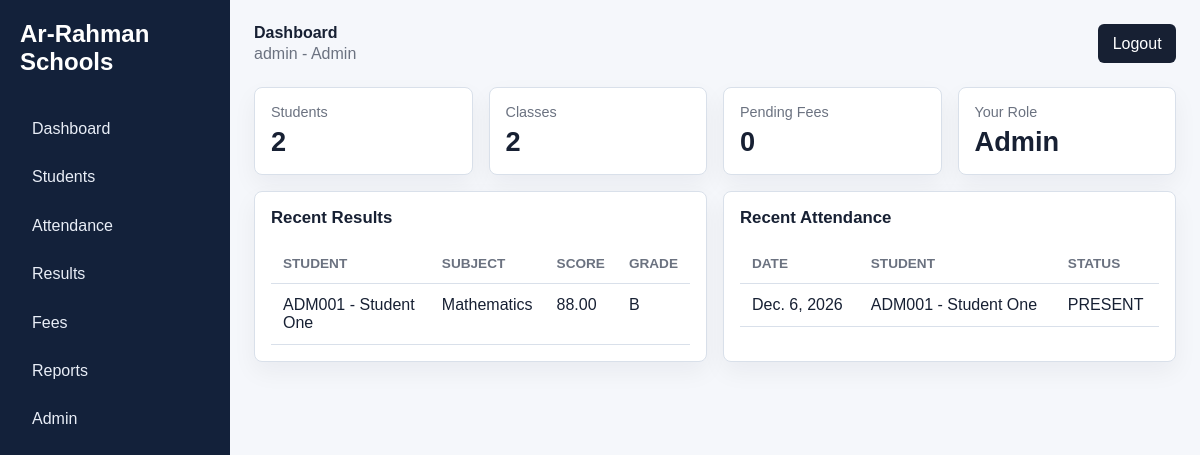
Screenshot of / (signed in) with the database file from the repository.
### accounts/models.py (models this page shows, shortened)
class User(AbstractUser):
    class Role(models.TextChoices):
        ADMIN = "ADMIN", "Admin"
        TEACHER = "TEACHER", "Teacher"
        STUDENT = "STUDENT", "Student"
    role = models.CharField(max_length=20, choices=Role.choices, default=Role.STUDENT)
    @property
    def is_admin_role(self):
        return self.role == self.Role.ADMIN or self.is_superuser
    @property
    def is_student_role(self):
        return self.role == self.Role.STUDENT

### academics/models.py (models this page shows, shortened)
class GradeResult(models.Model):
    student = models.ForeignKey(StudentProfile, on_delete=models.CASCADE, related_name="results")
    subject = models.ForeignKey(Subject, on_delete=models.PROTECT, related_name="results")
    term = models.CharField(max_length=60)
    score = models.DecimalField(max_digits=5, decimal_places=2, validators=[MinValueValidator(0), MaxValueValidator(100)])
    remarks = models.CharField(max_length=255, blank=True)
    class Meta:
        unique_together = ("student", "subject", "term")
        ordering = ["student__admission_no", "term", "subject__name"]
    @property
    def letter_grade(self):
        score = float(self.score)
        if score >= 90:
            return "A"
        if score >= 80:
            return "B"
        if score >= 70:
            return "C"
        if score >= 60:
            return "D"
        return "F"

class StudentProfile(models.Model):
    user = models.OneToOneField(settings.AUTH_USER_MODEL, on_delete=models.CASCADE, related_name="student_profile")
    admission_no = models.CharField(max_length=30, unique=True)
    school_class = models.ForeignKey(SchoolClass, on_delete=models.PROTECT, related_name="students")
    guardian_name = models.CharField(max_length=120)
    guardian_phone = models.CharField(max_length=30)
    date_of_birth = models.DateField(null=True, blank=True)
    address = models.TextField(blank=True)
    active = models.BooleanField(default=True)
    class Meta:
        ordering = ["school_class__name", "admission_no"]
    def __str__(self):
        return f"{self.admission_no} - {self.user.get_full_name() or self.user.username}"

class Subject(models.Model):
    name = models.CharField(max_length=100)
    code = models.CharField(max_length=20, unique=True)
    school_class = models.ForeignKey(SchoolClass, on_delete=models.CASCADE, related_name="subjects")
    class Meta:
        ordering = ["school_class__name", "name"]

class Attendance(models.Model):
    class Status(models.TextChoices):
        PRESENT = "PRESENT", "Present"
        ABSENT = "ABSENT", "Absent"
        LATE = "LATE", "Late"
    student = models.ForeignKey(StudentProfile, on_delete=models.CASCADE, related_name="attendance")
    date = models.DateField()
    status = models.CharField(max_length=20, choices=Status.choices)
    marked_by = models.ForeignKey(settings.AUTH_USER_MODEL, on_delete=models.SET_NULL, null=True, blank=True)
    class Meta:
        unique_together = ("student", "date")
        ordering = ["-date", "student__admission_no"]

### academics/views.py (the view)
# urls.py: path("", views.dashboard, name="dashboard"),
@login_required
def dashboard(request):
    students_qs = role_queryset(request.user, StudentProfile.objects.select_related("user", "school_class"))
    attendance_qs = role_queryset(request.user, Attendance.objects.select_related("student"))
    results_qs = role_queryset(request.user, GradeResult.objects.select_related("student", "subject"))
    fees_qs = role_queryset(request.user, FeePayment.objects.select_related("student"))
    today = timezone.localdate()
    context = {
        "student_count": students_qs.count(),
        "class_count": SchoolClass.objects.count() if request.user.is_admin_role else students_qs.values("school_class").distinct().count(),
        "attendance_today": attendance_qs.filter(date=today).values("status").annotate(total=Count("id")),
        "pending_fees": fees_qs.exclude(status=FeePayment.Status.PAID).aggregate(total=Sum("amount_due") - Sum("amount_paid"))["total"] or 0,
        "recent_results": results_qs[:8],
        "recent_attendance": attendance_qs[:8],
        "role": request.user.get_role_display(),
    }
    return render(request, "academics/dashboard.html", context)

### academics/views.py (called while the page is built, shortened)
def role_queryset(user, queryset):
    model = queryset.model
    if user.is_superuser or user.role == User.Role.ADMIN:
        return queryset

### templates/academics/dashboard.html
{% extends "base.html" %}
{% block page_title %}Dashboard{% endblock %}
{% block content %}
<section class="metrics">
  <article><span>Students</span><strong>{{ student_count }}</strong></article>
  <article><span>Classes</span><strong>{{ class_count }}</strong></article>
  <article><span>Pending Fees</span><strong>{{ pending_fees }}</strong></article>
  <article><span>Your Role</span><strong>{{ role }}</strong></article>
</section>
<section class="grid-two">
  <div class="panel">
    <h2>Recent Results</h2>
    <table><tr><th>Student</th><th>Subject</th><th>Score</th><th>Grade</th></tr>
      {% for result in recent_results %}<tr><td>{{ result.student }}</td><td>{{ result.subject.name }}</td><td>{{ result.score }}</td><td>{{ result.letter_grade }}</td></tr>{% empty %}<tr><td colspan="4">No results yet.</td></tr>{% endfor %}
    </table>
  </div>
  <div class="panel">
    <h2>Recent Attendance</h2>
    <table><tr><th>Date</th><th>Student</th><th>Status</th></tr>
      {% for item in recent_attendance %}<tr><td>{{ item.date }}</td><td>{{ item.student }}</td><td>{{ item.status }}</td></tr>{% empty %}<tr><td colspan="3">No attendance yet.</td></tr>{% endfor %}
    </table>
  </div>
</section>
{% endblock %}

### templates/base.html (shortened to what this page needs)
{% load static %}
<!doctype html>
<html lang="en">
<head>
  <link rel="stylesheet" href="{% static 'css/styles.css' %}">
</head>
<body>
  <aside class="sidebar">
    <div class="brand">Ar-Rahman Schools</div>
    <nav>
      <a href="{% url 'dashboard' %}">Dashboard</a>
      <a href="{% url 'students' %}">Students</a>
      <a href="{% url 'attendance' %}">Attendance</a>
      <a href="{% url 'results' %}">Results</a>
      <a href="{% url 'fees' %}">Fees</a>
      <a href="{% url 'reports' %}">Reports</a>
      {% if user.is_admin_role %}<a href="/admin/">Admin</a>{% endif %}
    </nav>
  </aside>
  <main class="main">
    <header class="topbar">
      <div>
        <strong>{% block page_title %}Dashboard{% endblock %}</strong>
        {% if user.is_authenticated %}<span>{{ user.get_full_name|default:user.username }} - {{ user.get_role_display }}</span>{% endif %}
      </div>
      {% if user.is_authenticated %}
        <form method="post" action="{% url 'logout' %}">{% csrf_token %}<button>Logout</button></form>
      {% endif %}
    </header>
    {% block content %}{% endblock %}
  </main>
</body>
</html>

### static/css/styles.css (style rules this page uses)
:root { --bg: #f5f7fb; --panel: #ffffff; --ink: #172033; --muted: #6b7280; --line: #d9e0ea; --brand: #126b68; --brand-dark: #0d4e4c; --accent: #b7422c; }
* { box-sizing: border-box; }
body { margin: 0; min-height: 100vh; display: flex; background: var(--bg); color: var(--ink); font-family: Arial, Helvetica, sans-serif; }
a { color: inherit; text-decoration: none; }
button, input, select, textarea { font: inherit; }
button { border: 0; border-radius: 6px; background: var(--ink); color: white; padding: 0.65rem 0.9rem; cursor: pointer; }
.sidebar { width: 230px; min-height: 100vh; background: #13213a; color: white; padding: 1.25rem; position: fixed; }
.brand { font-size: 1.5rem; font-weight: 800; margin-bottom: 2rem; }
.sidebar nav { display: grid; gap: 0.4rem; }
.sidebar a { border-radius: 6px; color: #e9eef7; padding: 0.75rem; }
.main { flex: 1; margin-left: 230px; padding: 1.5rem; }
.topbar { display: flex; justify-content: space-between; align-items: center; gap: 1rem; margin-bottom: 1.5rem; }
.topbar span { color: var(--muted); display: block; margin-top: 0.2rem; }
.metrics { display: grid; gap: 1rem; grid-template-columns: repeat(4, minmax(0, 1fr)); margin-bottom: 1rem; }
.metrics article, .panel, .login-panel { background: var(--panel); border: 1px solid var(--line); border-radius: 8px; box-shadow: 0 10px 25px rgba(17, 24, 39, 0.05); }
.metrics article { padding: 1rem; }
.metrics span { color: var(--muted); display: block; font-size: 0.9rem; }
.metrics strong { display: block; font-size: 1.7rem; margin-top: 0.35rem; }
.grid-two { display: grid; grid-template-columns: repeat(2, minmax(0, 1fr)); gap: 1rem; }
.panel { margin-bottom: 1rem; overflow: hidden; padding: 1rem; }
.panel h2 { font-size: 1.05rem; margin: 0 0 1rem; }
table { border-collapse: collapse; width: 100%; }
th, td { border-bottom: 1px solid var(--line); padding: 0.75rem; text-align: left; vertical-align: top; }
th { color: var(--muted); font-size: 0.85rem; text-transform: uppercase; }

### rows the page displays
User: get_full_name "admin", role "Admin"
GradeResult: student "ADM001 - Student One", subject.name "Mathematics", score "88.00", letter_grade "B"
Attendance: date "Dec. 6, 2026", student "ADM001 - Student One", status "PRESENT"

### other values shown
{{ student_count }} "2"
{{ class_count }} "2"
{{ pending_fees }} "0"
{{ role }} "Admin"
